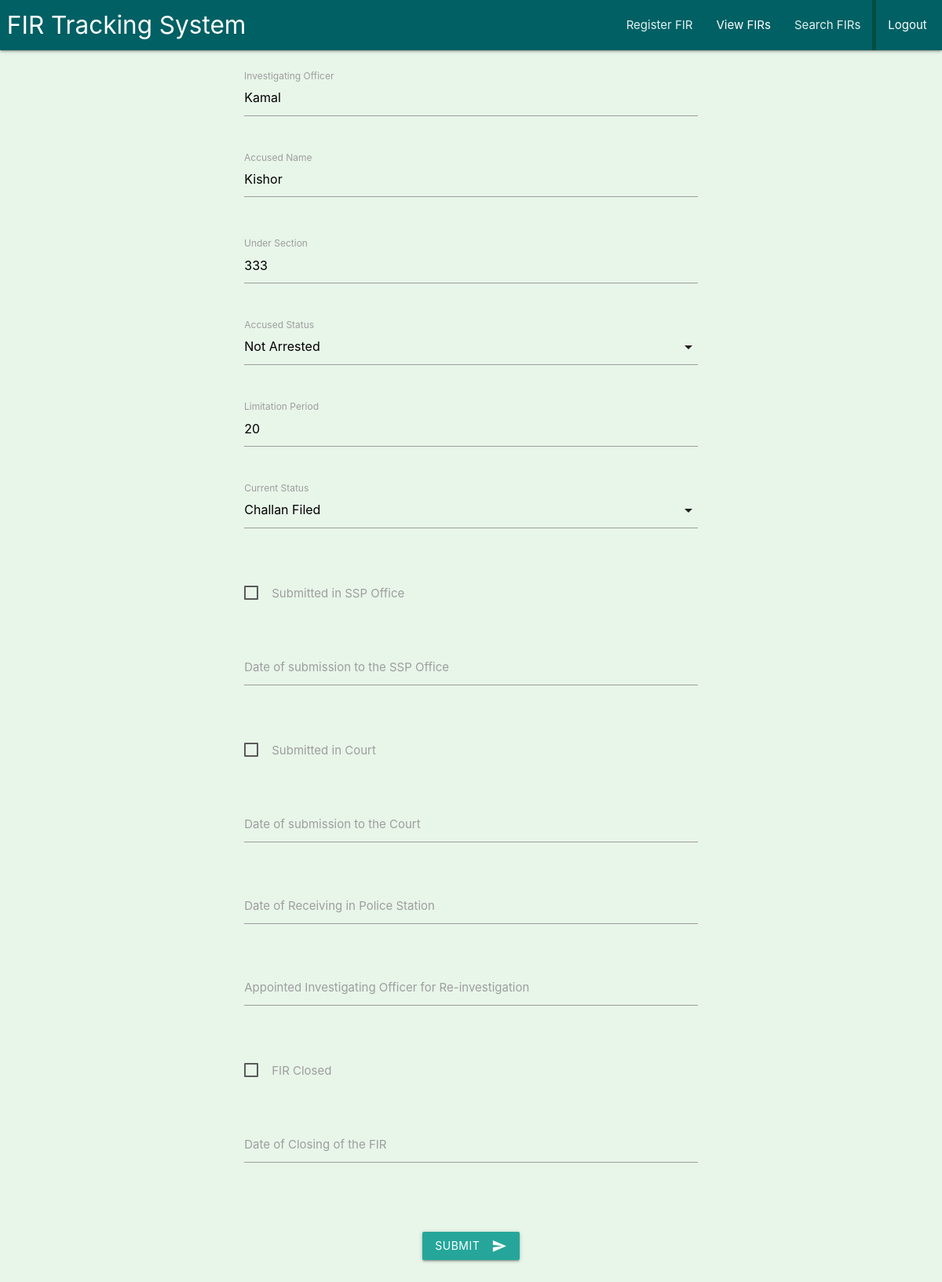
Screenshot of /update_fir_ps/32 (signed in) with the database file from the repository.
### fir/models.py (models this page shows, shortened)
class FIR(models.Model):
    PHASE_CHOICES=[(1,1),(2,2),(3,3)]
    ACCUSED_STATUS_CHOICES = [('arrested','Arrested'),('not_arrested','Not Arrested'),('po','PO')]
    CURRENT_STATUS_CHOICES = [('under_investigation','Under Investigation'),('challan_filed','Challan Filed'),('untraced','Untraced'),('cancelled','Cancelled')]
    COURT_STATUS_CHOICES = [('pending','Pending'),('accepted','Accepted'),('reinvestigation','Reinvestigation')]
    sub_division = models.ForeignKey("location.SubDivision", related_name='firs', on_delete=models.CASCADE)
    police_station = models.ForeignKey("location.PoliceStation", related_name='firs', on_delete=models.CASCADE)
    fir_no = models.CharField(max_length=50)
    phase = models.PositiveIntegerField(choices=PHASE_CHOICES)
    date_created = models.DateField()
    date_created_on_system = models.DateField(auto_now_add=True)
    io_name = models.CharField(max_length=50, blank=True, null=True)
    accused_name = models.TextField(blank=True, null=True)
    under_section = models.CharField(max_length=50, blank=True, null=True)
    accused_status = models.CharField(max_length=50, choices=ACCUSED_STATUS_CHOICES, blank=True, null=True)
    limitation_period = models.PositiveIntegerField(blank=True, null=True)
    current_status = models.CharField(max_length=50, choices=CURRENT_STATUS_CHOICES, blank=True, null=True)
    put_in_ssp_office = models.BooleanField(default=False)
    put_in_ssp_office_date = models.DateField(blank=True, null=True)
    ssp_approved = models.BooleanField(default=False)
    put_in_court = models.BooleanField(default=False)
    put_in_court_date = models.DateField(blank=True, null=True)
    received_in_court = models.BooleanField(default=False)
    received_in_court_date = models.DateField(blank=True, null=True)
    court_status = models.CharField(max_length=50, choices=COURT_STATUS_CHOICES, blank=True,  null=True)
    reverted_by_court_date = models.DateField(blank=True,  null=True)
    received_from_court_date = models.DateField(blank=True,  null=True)
    appointed_io = models.CharField(max_length=50, blank=True,  null=True)
    is_closed = models.BooleanField(default=False)
    closed_date = models.DateField(blank=True, null=True)
    class Meta():
        unique_together = ['sub_division', 'police_station', 'fir_no', 'phase']
        ordering = ['sub_division', 'police_station', '-fir_no', 'phase']
        verbose_name = 'FIR'
        verbose_name_plural = 'FIRs'

### fir/views.py (the view)
# urls.py: path('update_fir_ps/<int:pk>', views.update_fir_police_station_view, name='update_fir_police_station'),
@login_required
def update_fir_police_station_view(request, pk):
    police_station_record_keepers = [u['user'] for u in acc_models.PoliceStationRecordKeeper.objects.all().values('user')]
    prev_path = request.META.get('HTTP_REFERER', '/')
    current_path = request.path
    if prev_path == '/':
        response = '/'
        request.session['response_to_redirect'] = response
    elif not current_path in prev_path:
        response = prev_path
        request.session['response_to_redirect'] = response
    if (request.user.pk in police_station_record_keepers) and (acc_models.PoliceStationRecordKeeper.objects.get(user__pk__exact=request.user.pk).police_station == models.FIR.objects.get(pk__exact=pk).police_station) :
        if request.method == 'POST':
            form = forms.UpdateFIRPoliceStationForm(request.POST)
            if form.is_valid():
                fir = models.FIR.objects.get(pk__exact=pk)
                fir.io_name = form.cleaned_data['io_name']
                fir.accused_name = form.cleaned_data['accused_name']
                fir.under_section = form.cleaned_data['under_section']
                fir.accused_status = form.cleaned_data['accused_status']
                fir.limitation_period = form.cleaned_data['limitation_period']
                fir.current_status = form.cleaned_data['current_status']
                fir.put_in_ssp_office = form.cleaned_data['put_in_ssp_office']
                fir.put_in_ssp_office_date = form.cleaned_data['put_in_ssp_office_date']
                fir.put_in_court = form.cleaned_data['put_in_court']
                fir.put_in_court_date = form.cleaned_data['put_in_court_date']
                fir.received_from_court_date = form.cleaned_data['received_from_court_date']
                fir.appointed_io = form.cleaned_data['appointed_io']
                fir.is_closed = form.cleaned_data['is_closed']
                fir.closed_date = form.cleaned_data['closed_date']
                fir.save()
                if(fir.is_closed):
                    fir_list = models.FIR.objects.all().filter(fir_no__exact=fir.fir_no, police_station__exact=fir.police_station, sub_division__exact=fir.sub_division)
                    for f in fir_list:
                        f.is_closed = True
                        f.closed_date = fir.closed_date
                        f.save()
                response = request.session.get('response_to_redirect', None)
                if response and response != '/':
                    return HttpResponseRedirect(response)
                else:
                    return redirect('fir:list_firs_police_station')
            else:
                return redirect('fault', fault='Input parameters of Update FIR Form are not valid')
        else:
            form = forms.UpdateFIRPoliceStationForm(instance=models.FIR.objects.get(pk__exact=pk))
            return render(request, 'fir/update_fir_police_station.html', {'form':form})
    else:
        return redirect('fault', fault='ACCESS DENIED!')

### fir/forms.py
class UpdateFIRPoliceStationForm(forms.ModelForm):
    class Meta():
        model = models.FIR
        fields = ['io_name',
                  'accused_name',
                  'under_section',
                  'accused_status',
                  'limitation_period',
                  'current_status',
                  'put_in_ssp_office',
                  'put_in_ssp_office_date',
                  'put_in_court',
                  'put_in_court_date',
                  'received_from_court_date',
                  'appointed_io',
                  'is_closed',
                  'closed_date'
                  ]

### account/context_preprocessors.py (called while the page is built)
def UserList(request):
    police_station_record_keepers = [u['user'] for u in models.PoliceStationRecordKeeper.objects.all().values('user')]
    court_record_keepers = [u['user'] for u in models.CourtRecordKeeper.objects.all().values('user')]
    dsp_record_keepers = [u['user'] for u in models.DSPRecordKeeper.objects.all().values('user')]
    vrk_record_keepers = [u['user'] for u in models.VRKRecordKeeper.objects.all().values('user')]
    ssp_record_keepers = [u['user'] for u in models.SSPRecordKeeper.objects.all().values('user')]
    return {'police_station_record_keepers':police_station_record_keepers,
            'court_record_keepers':court_record_keepers,
            'dsp_record_keepers':dsp_record_keepers,
            'vrk_record_keepers':vrk_record_keepers,
            'ssp_record_keepers':ssp_record_keepers,
            }

### fir/templates/fir/update_fir_police_station.html (shortened to what this page needs)
{% extends 'base.html' %}
{% load static %}
{% load widget_tweaks %}
{% block content %}
    <br>
    <form method='POST' class='center'>
        <div class="row">
            <div class="input-field col s6 offset-s3">
                {{form.io_name}}
                <label for="Investigating Officer">Investigating Officer</label>
            </div>
        </div>
        <div class="row">
            <div class="input-field col s6 offset-s3">
                {{form.accused_name|add_class:'materialize-textarea'}}
                <label for="Accused Name">Accused Name</label>
            </div>
        </div>
        <div class="row">
            <div class="input-field col s6 offset-s3">
                {{form.under_section}}
                <label for="Under Section">Under Section</label>
            </div>
        </div>
        <div class="row">
            <div class="input-field col s6 offset-s3">
                <label for="Accused Status">Accused Status</label>
            </div>
        </div>
        <div class="row">
            <div class="input-field col s6 offset-s3">
                {{form.limitation_period}}
                <label for="Limitation Period">Limitation Period</label>
            </div>
        </div>
        <div class="row">
            <div class="input-field col s6 offset-s3">
                <label for="Current Status">Current Status</label>
            </div>
        </div>
        <div class="row">
            <div class="input-field col s6 offset-s3">
                <label for="id_put_in_ssp_office">
                    <span>Submitted in SSP Office</span>
                </label>
            </div>
        </div>
        <br><br>
        <div class="row">
            <div class="input-field col s6 offset-s3">
                {{form.put_in_ssp_office_date|add_class:'datepicker'}}
                <label for="Date of submission to the SSP Office">Date of submission to the SSP Office</label>
            </div>
        </div>
        <div class="row">
            <div class="input-field col s6 offset-s3">
                <label for="id_put_in_court">
                    <span>Submitted in Court</span>
                </label>
            </div>
        </div>
        <br><br>
        <div class="row">
            <div class="input-field col s6 offset-s3">
                {{form.put_in_court_date|add_class:'datepicker'}}
                <label for="Date of submission to the Court">Date of submission to the Court</label>
            </div>
        </div>
        <div class="row">
            <div class="input-field col s6 offset-s3">
                {{form.received_from_court_date|add_class:'datepicker'}}
                <label for="Date of Receiving in Police Station">Date of Receiving in Police Station</label>
            </div>
        </div>
        <div class="row">
            <div class="input-field col s6 offset-s3">
                {{form.appointed_io}}
                <label for="Appointed Investigating Officer">Appointed Investigating Officer for Re-investigation</label>
            </div>
        </div>
        <div class="row">
            <div class="input-field col s6 offset-s3">
                <label for="id_is_closed">
                    <span>FIR Closed</span>
                </label>
            </div>
        </div>
        <br><br>
        <div class="row">
            <div class="input-field col s6 offset-s3">
                {{form.closed_date|add_class:'datepicker'}}
                <label for="Date of Closing of the FIR">Date of Closing of the FIR</label>
            </div>
        </div>
        <br><br>
        <button class="btn waves-effect waves-light" type="submit">
         Submit <i class="material-icons right">send</i>
        </button>
    </form>
    <br><br><br><br>
{% endblock content %}

### templates/base.html (style rules this page uses)
body { font-family: -apple-system, BlinkMacSystemFont, 'Segoe UI', Roboto, Oxygen, Ubuntu, Cantarell, 'Open Sans', 'Helvetica Neue', sans-serif !important; }

### rows the page displays
FIR: io_name "Kamal", accused_name "Kishor", under_section "333", limitation_period "20"
